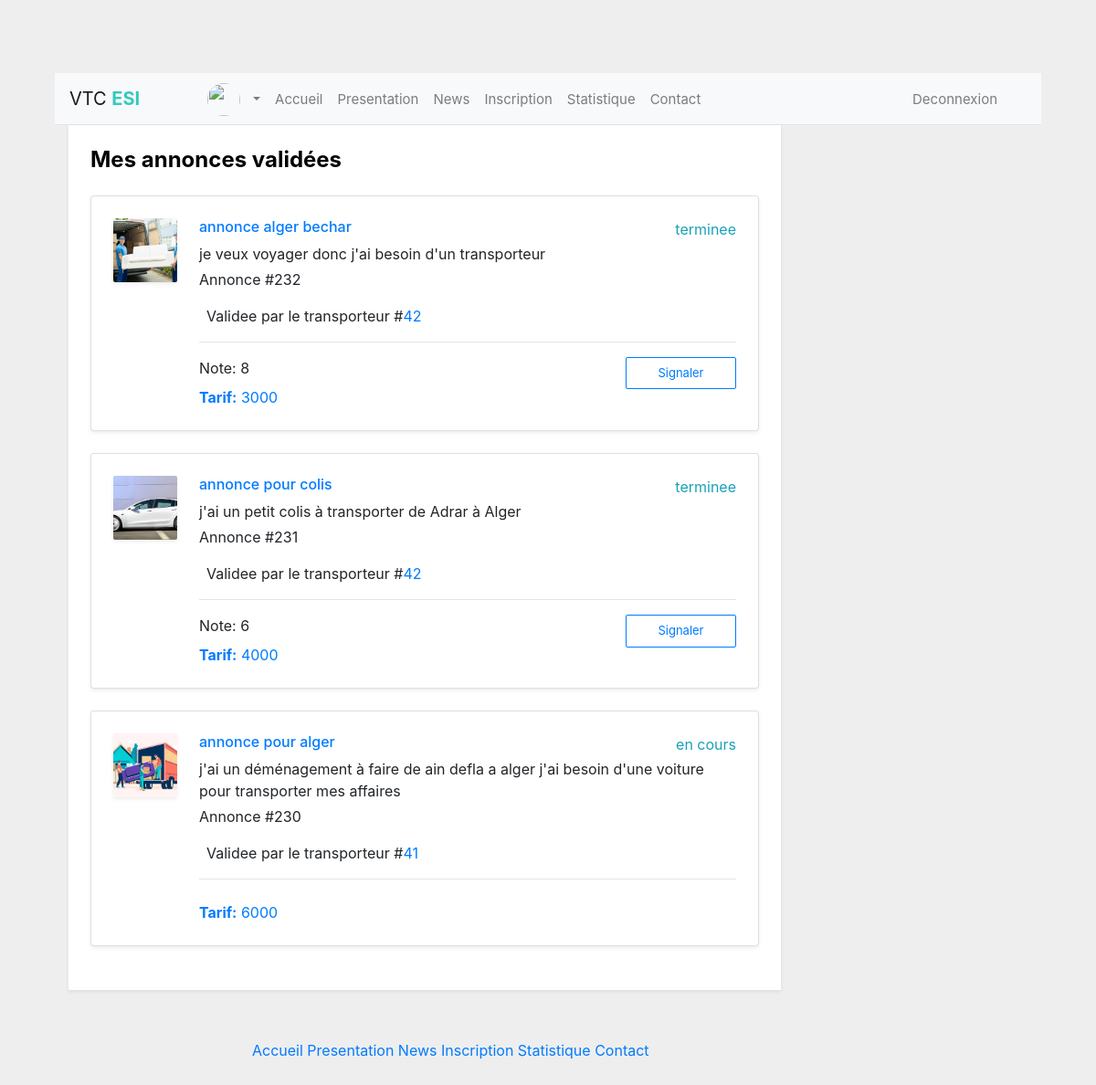
Page /profilsController/showAnnoncesValidees (signed in) on the committed database.
### tables this page shows
CREATE TABLE IF NOT EXISTS `annonce` (
  `id_annonce` int(11) NOT NULL AUTO_INCREMENT,
  `titre` varchar(255) NOT NULL,
  `description` varchar(1000) NOT NULL,
  `wilaya_depart` varchar(255) NOT NULL,
  `wilaya_arrive` varchar(255) NOT NULL,
  `type_transport` varchar(255) NOT NULL,
  `tarif` int(11) DEFAULT NULL,
  `moyen_transport` varchar(255) NOT NULL,
  `id_client` int(11) DEFAULT NULL,
  `id_transport` int(11) DEFAULT NULL,
  `etat` varchar(255) DEFAULT 'non',
  `img` varchar(100) NOT NULL,
  `fourchette_poids` varchar(100) NOT NULL,
  `fourchette_volume` varchar(255) NOT NULL,
  `date` varchar(255) NOT NULL,
  `transaction` tinyint(1) NOT NULL DEFAULT '0',
  `type` varchar(20) NOT NULL DEFAULT 'garantie',
  `top` tinyint(1) NOT NULL DEFAULT '0',
  `termine` varchar(255) NOT NULL DEFAULT 'en cours',
  `archive` tinyint(1) NOT NULL DEFAULT '0',
  `note` int(11) NOT NULL DEFAULT '100',
  `supp` tinyint(1) NOT NULL DEFAULT '0',
  PRIMARY KEY (`id_annonce`),
  KEY `id_transport` (`id_transport`),
  KEY `id_client` (`id_client`)
);

### application/controller/profilsController.php (called while the page is built, shortened)
<?php
class profilsController extends Controller {
    public function __construct() {
        require_once (APP . 'model/User.php');
        $this->model = new User();
    }
    public function showAnnoncesValidees()
    {
       $transporteurs = [];
       $anno =[];
       $i=0;
       $annonces=$this->model->findAnnonceClient($_SESSION['user_id']) ;
       foreach($annonces as $annonce)
       {
        $anno[$i]=$annonce;
        $transporteurs[$i]=$this->model->findTransport($annonce->id_annonce);
        $i++;
       }
      $count=$i;
         $ANNON['annonces']=$anno;
         $ANNON['transporteurs']=$transporteurs;
         $ANNON['count']=$count;
         require_once ('../application/view/AnnoncesTransaction.php');
    }
}
?>

### public/index.php (called while the page is built, shortened)
<?php
$app = new Application();

### application/model/User.php (called while the page is built, shortened)
<?php
class User {
    public function connect()
{
   $db = "mysql:dbname=tdw; host: 127.0.0.1";
    try{
       $c= new PDO($db,"root","",array(PDO::MYSQL_ATTR_INIT_COMMAND => "SET CHARACTER SET UTF8"));
    }
    catch(PDOException $ex){
    printf("erreur de connexion", $ex->getMessage());
    exit();
    }
    return $c;
}
    public function findAnnonceClient($client)
    {
        $c = $this->connect() ;
      $sql = "SELECT * FROM annonce WHERE id_client = '$client'";
      $res= $c->prepare($sql);
      $res->execute() ;
      $table=$res->fetchAll(PDO::FETCH_OBJ);
      return $table;
    }
    public function findTransport($id)
    {
    $c =$this->connect() ;
$d= $c->query("SELECT * from annoncetransporteurassoc where id_annonce='$id'");
$travailleurs=$d->fetchAll(PDO::FETCH_OBJ);
return $travailleurs;
    }
}

### application/view/AnnoncesTransaction.php (the view, shortened to what this page needs)
<!DOCTYPE html>
<html lang="en">
<head>
    <link rel="stylesheet" href="<?php echo URL ?>css/menu.css">
    <link href="https://cdn.jsdelivr.net/npm/bootstrap@4.3.1/dist/css/bootstrap.min.css" rel="stylesheet">
</head>
<body>
<?php require_once('../application/view/Menu.php') ?>
<link rel="stylesheet" href="https://allyoucan.cloud/cdn/icofont/1.0.1/icofont.css">
<div class="container">
    <div class="row">
        <div class="col-md-9">
            <div class="osahan-account-page-right shadow-sm bg-white p-4 h-100">
                <div class="tab-content" id="myTabContent">
                    <div class="tab-pane  fade  active show" id="orders" role="tabpanel" aria-labelledby="orders-tab">
                        <h4 class="font-weight-bold mt-0 mb-4">Mes annonces validées</h4>
                        <?php for ($numero = 0; $numero < $ANNON['count']; $numero++) { if( $ANNON['annonces'][$numero]->transaction==1 && $ANNON['annonces'][$numero]->supp==0) {?>
                        <div class="bg-white card mb-4 order-list shadow-sm">
                            <div class="gold-members p-4">
                                <div class="media">
                                    <a href="#">
                                        <img class="mr-4" src=<?php echo"../public/img/".$ANNON['annonces'][$numero]->img ?> alt="Generic placeholder image">
                                    </a>
                                    <div class="media-body">
                                        <a href="#">
                                            <span class="float-right text-info"><?php echo $ANNON['annonces'][$numero]->termine ;?> <i class="icofont-check-circled text-success"></i></span>
                                        </a>
                                        <h6 class="mb-2">
                                            <a href="<?php echo URL."annoncesController/details_annonces_/".$ANNON['annonces'][$numero]->id_annonce?>"><?php echo $ANNON['annonces'][$numero]->titre ;?></a>
                                        </h6>
                                        <p class="text-gray mb-1"><i class="icofont-location-arrow"></i> <?php echo $ANNON['annonces'][$numero]->description ;?>
                                        </p>
                                        <p class="text-gray mb-3"><i class="icofont-list"></i> Annonce #<?php echo $ANNON['annonces'][$numero]->id_annonce ;?> </p>
                                        <p class="text-gray mb-3"><i class="icofont-clock-time ml-2"></i>  Validee par le transporteur #<a href="<?php echo URL."profilsController/profilTransporteur/".$ANNON['annonces'][$numero]->id_transport?>"><?php echo $ANNON['annonces'][$numero]->id_transport ;?>  </a>
                                        <hr>
                                        <?php if ($ANNON['annonces'][$numero]->termine == "terminee") { ?>
                                        <div class="float-right">
                                        <form action="<?php echo URL; ?>signalementController/signalerTransport" method="post"  >
        <button  class="btn btn-sm btn-outline-primary" type="submit" name="submit_delete_annonce" value="Update" > Signaler </button>
</form>
                                    </div>
                                    <?php if ($ANNON['annonces'][$numero]->note == 100) { ?>
                                    <div class="float-right">
                                        <form action="<?php echo URL; ?>notesController/Noter" method="post"  >
   <input type="hidden" name="id_annonce" value="<?php echo htmlspecialchars($ANNON['annonces'][$numero]->id_annonce, ENT_QUOTES, 'UTF-8'); ?>" />
   <input type="hidden" name="id_transport" value="<?php echo htmlspecialchars($ANNON['annonces'][$numero]->id_transport, ENT_QUOTES, 'UTF-8'); ?>" />
   <input type="num" name="note" />
        <button  class="btn btn-sm btn-outline-primary" type="submit" name="submit_delete_annonce" value="Update" > Noter </button>
</form>
                                    </div>
                                    <?php } else {echo"Note: ".$ANNON['annonces'][$numero]->note ; } ?>
                                    <?php } ?>
                                        <p class="mb-0 text-black text-primary pt-2"><span class="text-black font-weight-bold"> Tarif:</span> <?php echo $ANNON['annonces'][$numero]->tarif ;?>
                                        </p>
                                    </div>
                                </div>
                            </div>
                        </div>
                                <?php } } ?>
                    </div>
                </div>
            </div>
        </div>
    </div>
</div>
<?php
 require_once("../application/view/footer.php") ;
 ?>
</body>
</html>

### public/css/menu.css (style rules this page uses)
body { margin: 0; font-family: Arial, Helvetica, sans-serif; }

### application/view/AnnoncesTransaction.php (style rules this page uses)
body { margin:5%; padding:5%; }
body { margin-top:20px; background:#eee; }
.order-list .btn { border-radius: 2px; min-width: 121px; font-size: 13px; padding: 7px 0 7px 0; }
.order-list img.mr-4 { width: 70px; height: 70px; object-fit: cover; box-shadow: 0 .125rem .25rem rgba(0, 0, 0, .075)!important; border-radius: 2px; }
.h1, .h2, .h3, .h4, .h5, .h6, h1, h2, h3, h4, h5, h6 { color: #000000; }
.shadow-sm { box-shadow: 0 .125rem .25rem rgba(0,0,0,.075)!important; }

### rows in the picture
annonce: img (picture), termine "terminee", titre "annonce alger bechar", description "je veux voyager donc j'ai besoin d'un transporteur", id_annonce "232", id_transport "42", note "8", tarif "3000"
annonce: img (picture), termine "terminee", titre "annonce pour colis", description "j'ai un petit colis à transporter de Adrar à Alger", id_annonce "231", id_transport "42", note "6", tarif "4000"
annonce: img (picture), termine "en cours", titre "annonce pour alger", description "j'ai un déménagement à faire de ain defla a alger j'ai besoin d'une voiture pour transporter mes affaires", id_annonce "230", id_transport "41", tarif "6000"
